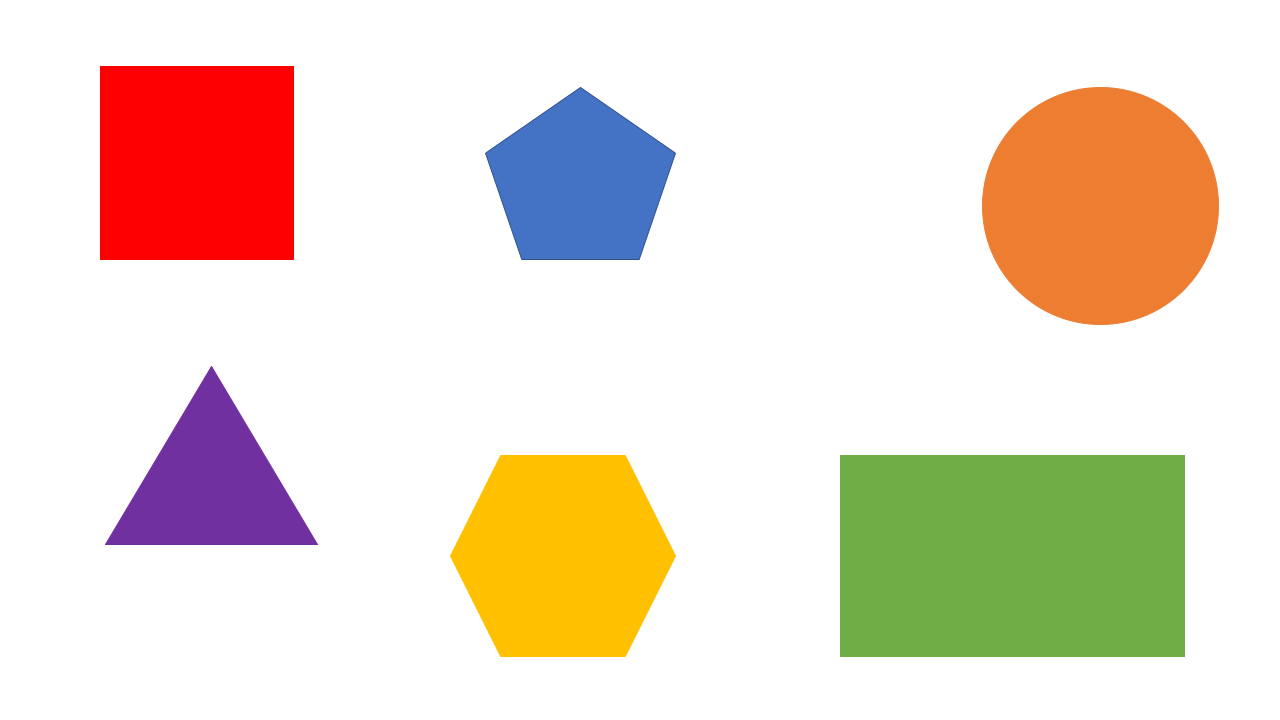
#> input picture Scripts/Images/formes.bmp, 1280 x 720 px
$ python Audrey_detect_forme.py
#> lines starting #> are read from the running program, lines starting #| are printed output that depends on the picture; after the words box and inside, x2 and y2 are one past the last pixel; in counts of white or black regions, pixels touching at a corner belong together
import cv2
import numpy as np
import imutils

"""
Ici j'importe mon image, je la passe en noir et blanc, je la floute,
puis j'applique mon filtre de Canny automatique.
Je cree mon mask de la meme dimension que mon image

Ensuite je cherche les contours et je les stock dans "cnts" qui est une liste contenant
les contours.

Ensuite je parcours cette liste et si l'aire du contour est superieur a 80 alors
je considere que c'est une piece donc je la dessine sur mon mask et j'augmente le compteur de 1.

Une fois que tous les contours sont passes. J'ecris le nombre de pieces trouvees et
je masque mon image de base

J'affiche ensuite le resultat
"""
image = cv2.imread('Images/formes.bmp')
#> image is the input picture: shape (720, 1280, 3); mean B, G, R 207.5, 221.9, 235.7
gray = cv2.cvtColor(image, cv2.COLOR_BGR2GRAY)
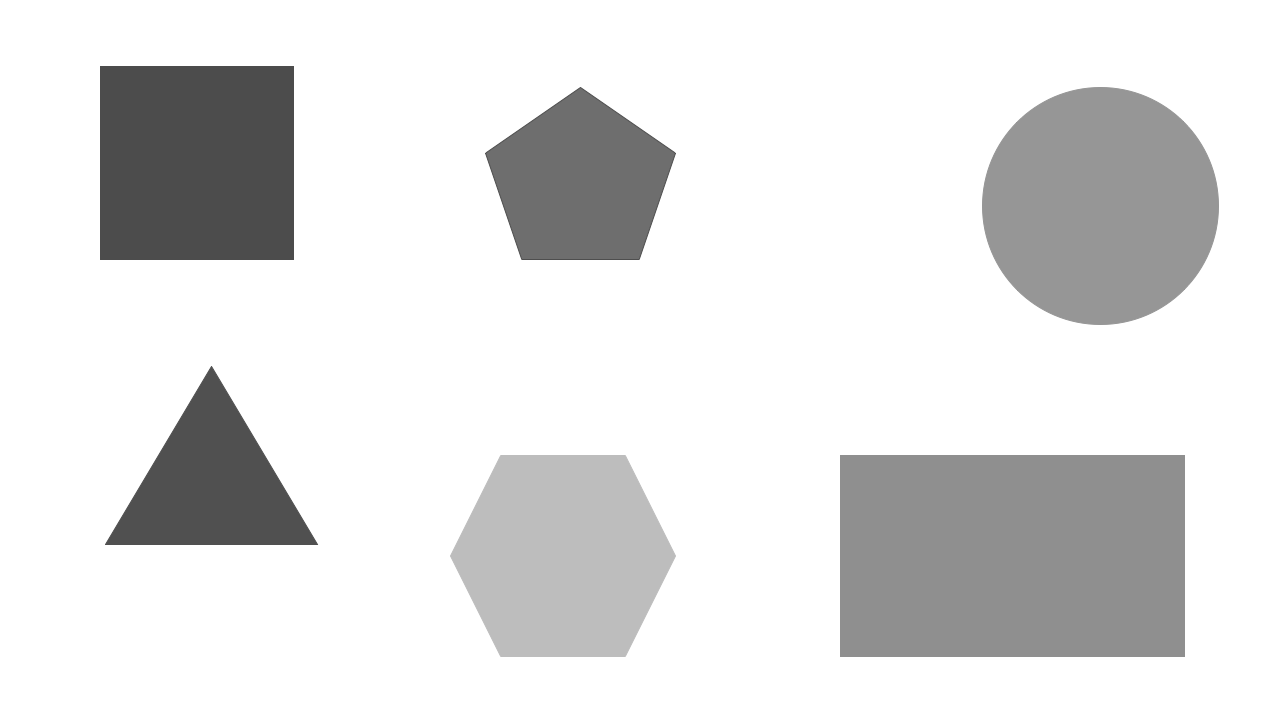
#> gray: shape (720, 1280); min 76, max 255, mean 224.4
flougaussien = cv2.GaussianBlur(gray, (3,3), 0)
#flougaussien = cv2.bilateralFilter(gray, 5, 40, 40)
edge = imutils.auto_canny(flougaussien)
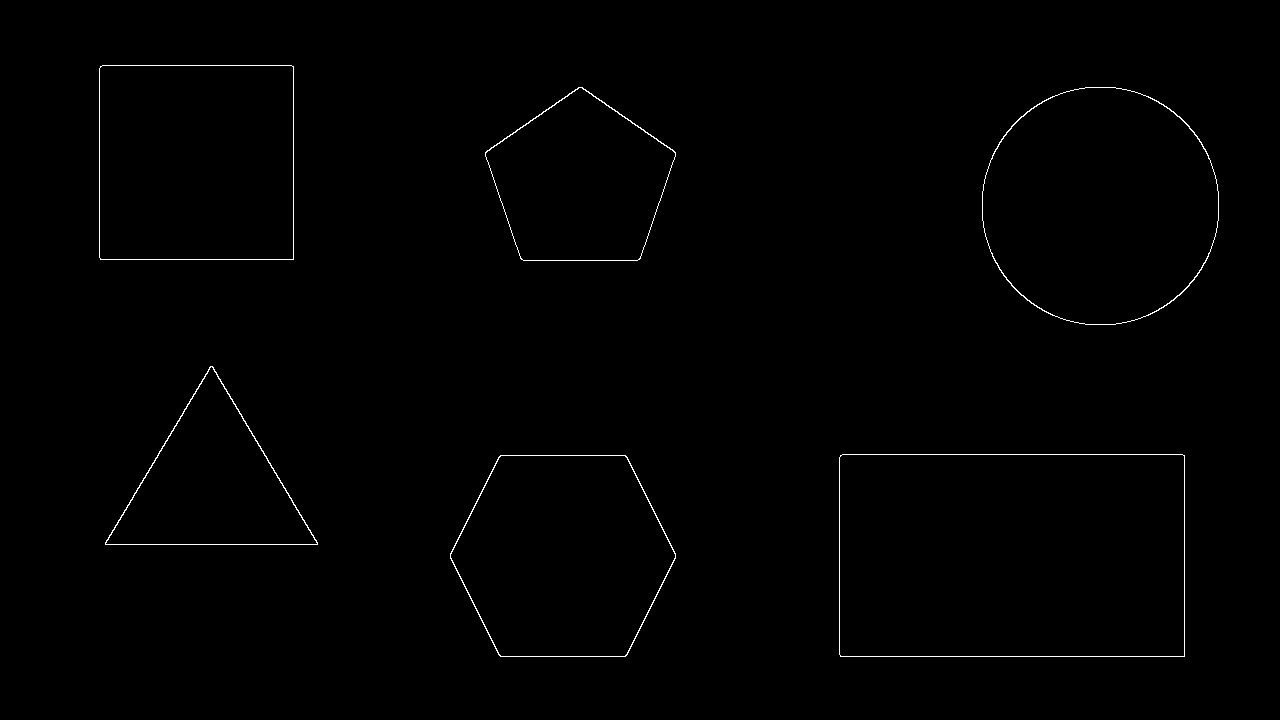
#> edge: shape (720, 1280); 0.54% white in thin lines or dots, all inside (x1, y1, x2, y2) = (99, 65, 1219, 657)
mask = np.zeros(image.shape[:2], dtype='uint8')

(cnts, _) = cv2.findContours(edge.copy(), cv2.RETR_EXTERNAL, cv2.CHAIN_APPROX_SIMPLE)
#> cnts = 6 contours; box (x1, y1, x2, y2) and area: (839, 454, 1185, 657) 69683, (982, 87, 1219, 325) 44396, (99, 65, 294, 260) 37629, (450, 455, 676, 657) 35521, (485, 87, 676, 261) 23047, (105, 366, 318, 545) 19191
compteur = 0

for c in cnts:
    if (cv2.contourArea(c) > 80):

        cv2.drawContours(mask, [c], 0, (255,255,255),-1)
        compteur += 1
#> this loop made 6 passes
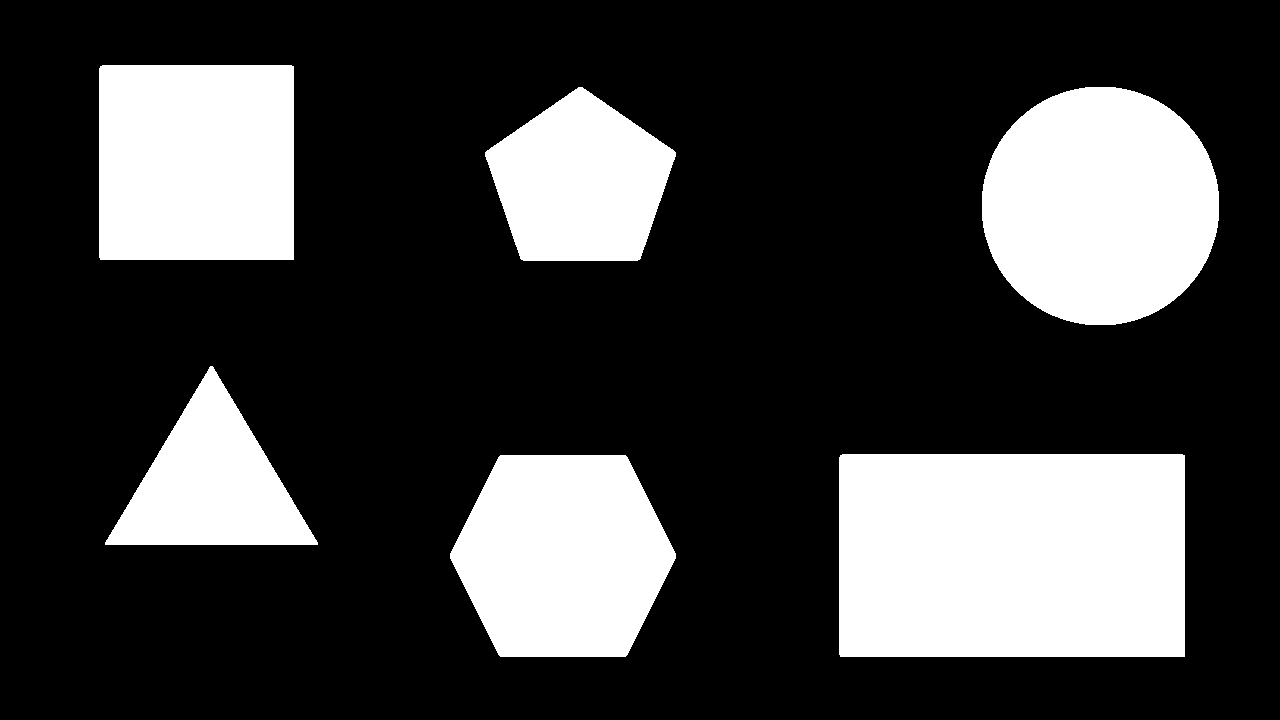
#> mask: shape (720, 1280); 25.1% white; 6 white regions, box (x1, y1, x2, y2) and area: (839, 454, 1185, 657) 70229, (982, 87, 1219, 325) 44734, (99, 65, 294, 260) 38016, (450, 455, 676, 657) 35848, (485, 87, 676, 261) 23309, (105, 366, 318, 545) 19477
#> after the loop, compteur = 6


resultat = cv2.bitwise_and(image, image, mask = mask)

text = " {} pieces trouvees".format(compteur)
#> text = ' 6 pieces trouvees'
cv2.putText(resultat, text, (10, 30), cv2.FONT_HERSHEY_SIMPLEX, 0.8, (255,255,0), 2)
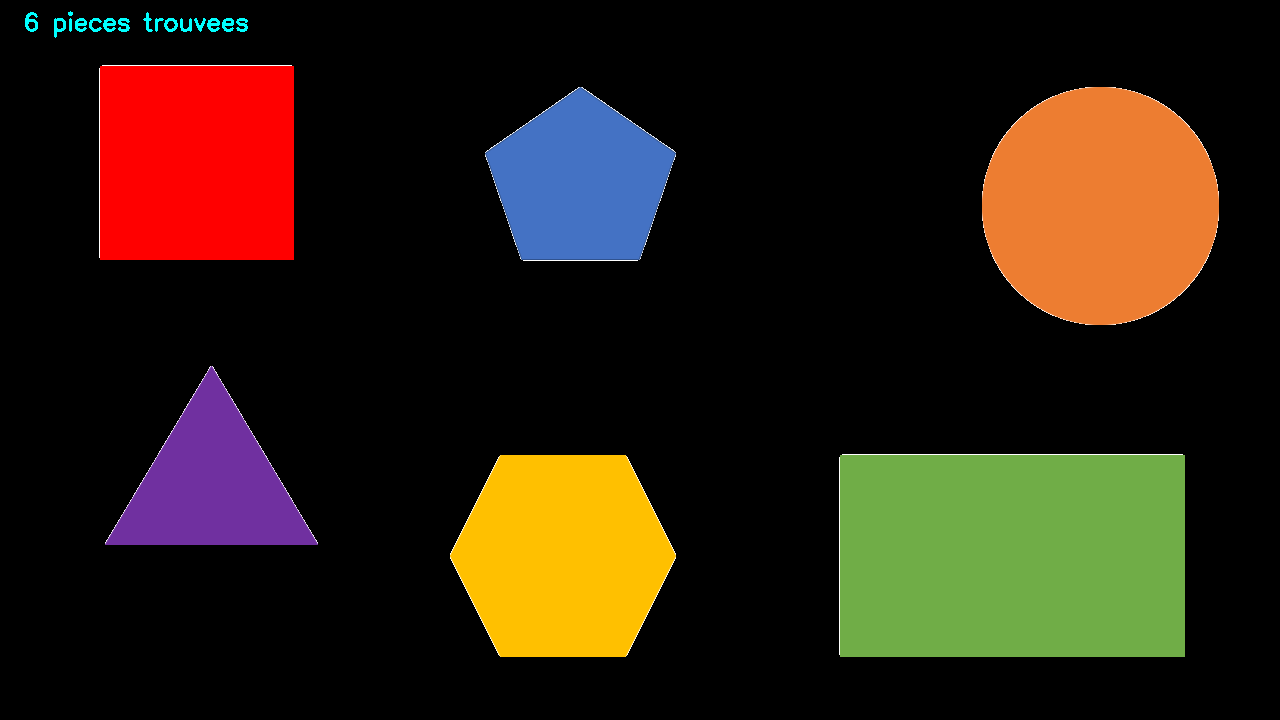
#> resultat: shape (720, 1280, 3); mean B, G, R 17, 31.4, 44.8

cv2.imshow("resultat", resultat)

cv2.waitKey(0)

$ run again, with Scripts/Images/cercles.png saved as Scripts/Images/formes.bmp
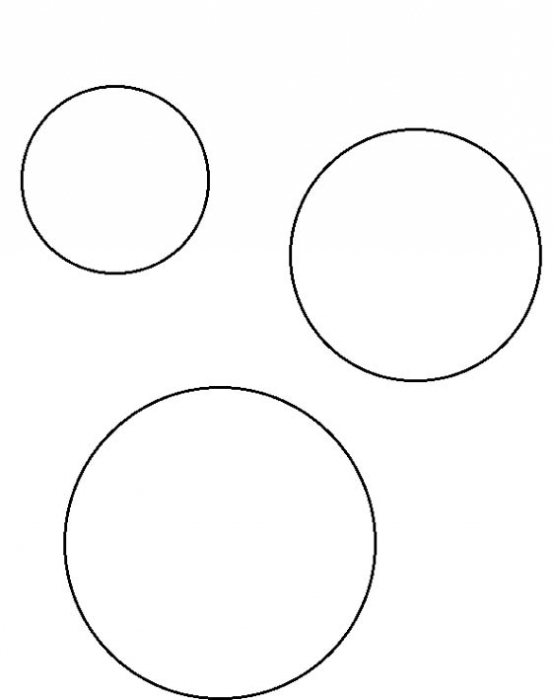
#> input picture Scripts/Images/cercles.png, 554 x 700 px
#> image is the input picture: shape (700, 554, 3); min 0, max 255, mean 250.2
#> `edge = imutils.auto_canny(flougaussien)`:
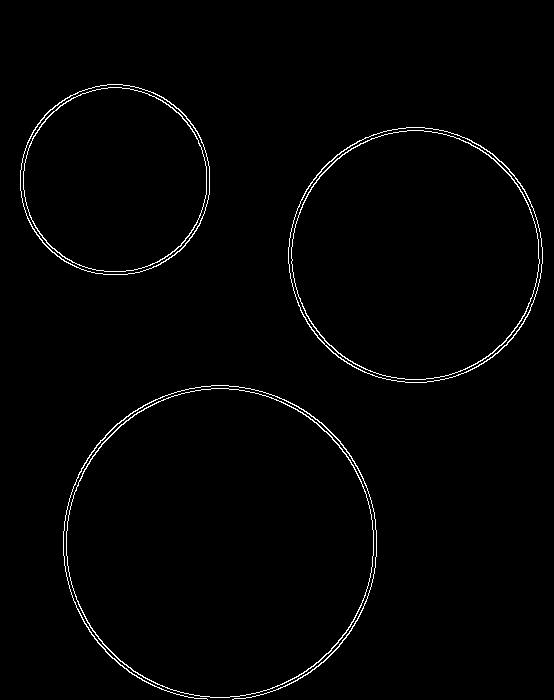
#> edge: shape (700, 554); 1.4% white in thin lines or dots, all inside (x1, y1, x2, y2) = (20, 84, 543, 700)
#> cnts = 4 contours; box (x1, y1, x2, y2) and area: (66, 388, 374, 698) 74538, (288, 127, 543, 383) 50772, (20, 84, 210, 275) 28440, (63, 385, 377, 700) 271
#> the loop `for c in cnts:` made 4 passes
#> after the loop `for c in cnts:`: compteur = 4
#> text = ' 4 pieces trouvees'
#> `cv2.putText(resultat, text, (10, 30), cv2.FONT_HERSHEY_SIMPLEX, 0.8, (..`:
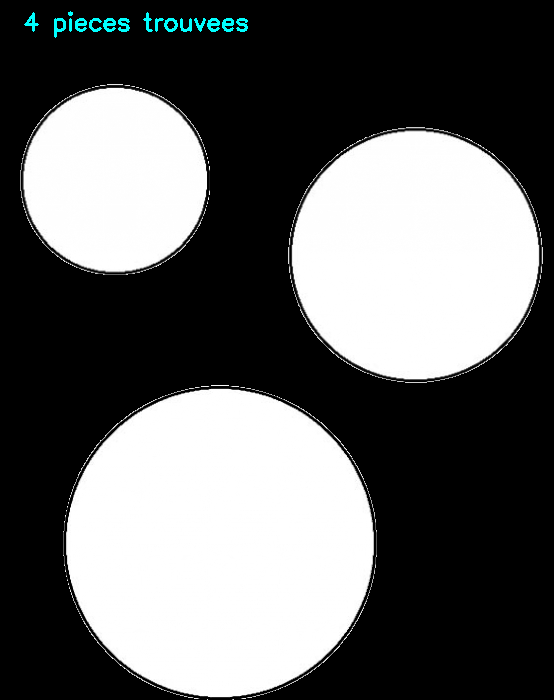
#> resultat: shape (700, 554, 3); mean B, G, R 100.1, 100.1, 99.2

$ run again, with Scripts/Images/gamme.png saved as Scripts/Images/formes.bmp
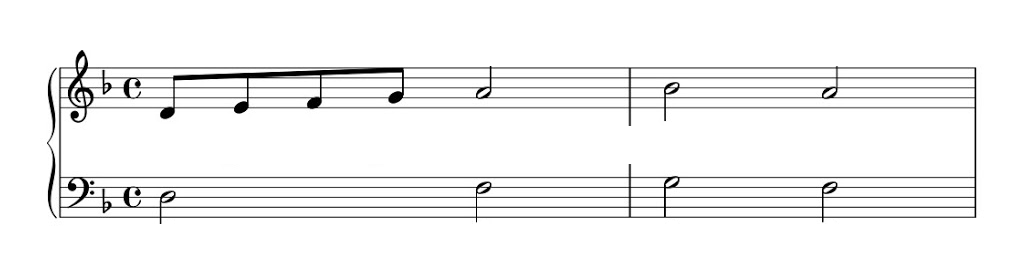
#> input picture Scripts/Images/gamme.png, 1028 x 276 px
#> image is the input picture: shape (276, 1028, 3); min 0, max 255, mean 243.6
#> `edge = imutils.auto_canny(flougaussien)`:
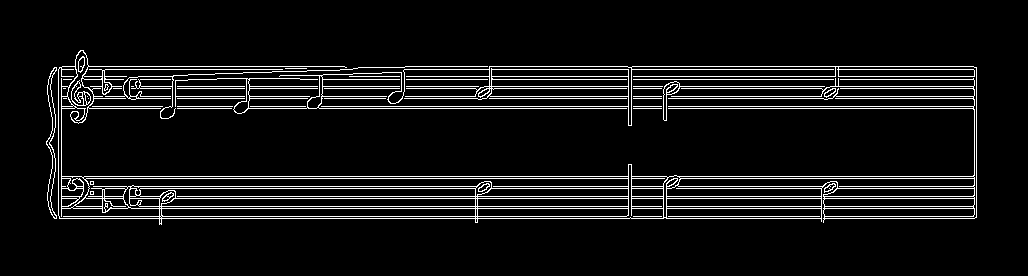
#> edge: shape (276, 1028); 7.2% white in thin lines or dots, all inside (x1, y1, x2, y2) = (46, 50, 977, 225)
#> cnts = 29 contours, 23 with area under 20; largest, box (x1, y1, x2, y2) and area: (58, 50, 977, 225) 45706, (46, 67, 57, 219) 492, (663, 81, 825, 121) 238, (824, 88, 836, 98) 53, (824, 183, 836, 193) 52, (105, 66, 488, 119) 48
#> the loop `for c in cnts:` made 29 passes
#> c on passes 2 to 9: [[633, 108], [661, 108]], [[177, 108], [231, 108]], [[633, 106], [661, 106]], [[250, 106], [305, 106]], [[177, 106], [232, 106]], [[92, 106], [162, 106]], [[633, 98], [661, 98]], [[489, 98], [626, 98]]
#> after the loop `for c in cnts:`: compteur = 3
#> text = ' 3 pieces trouvees'
#> `cv2.putText(resultat, text, (10, 30), cv2.FONT_HERSHEY_SIMPLEX, 0.8, (..`:
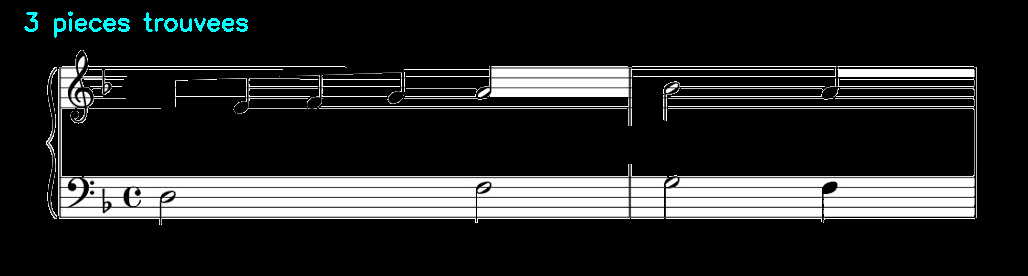
#> resultat: shape (276, 1028, 3); mean B, G, R 42.7, 42.7, 41.3
